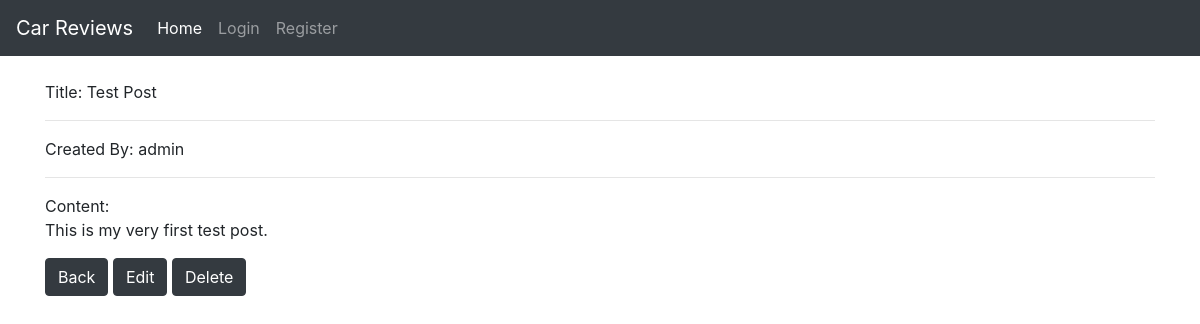
Page /car/1 on the committed database.
### blog/models.py (models this page shows, shortened)
class Post(models.Model):
    title = models.CharField(max_length=200, unique=True)
    title_tag = models.CharField(max_length=200)
    author = models.ForeignKey(User, on_delete=models.CASCADE, related_name='blog_posts')
    created_on = models.DateTimeField(auto_now_add=True)
    updated_on = models.DateTimeField(auto_now_add=True)
    content = models.TextField()

### blog/views.py (the view)
# urls.py: path('car/<int:pk>', PostDetail.as_view(), name='post-details'),
class PostDetail(DetailView):
    model = Post
    template_name = 'post_details.html'

### templates/post_details.html (shortened to what this page needs)
{% extends 'base.html' %}
{% block content %}
<div>
    <p> Title: {{ post.title}} <hr> Created By: {{ post.author }} <hr> Content: <br> {{ post.content }}
</p>
</div>
<a href="{% url 'home' %}" class="btn btn-dark">Back</a>
<a href="{% url 'edit_post' post.pk %}" class="btn btn-dark">Edit</a>
<a href="{% url 'delete_post' post.pk %}" class="btn btn-dark">Delete</a>
{% endblock %}

### rows in the picture
Post: title "Test Post", author "admin", content "This is my very first test post."
